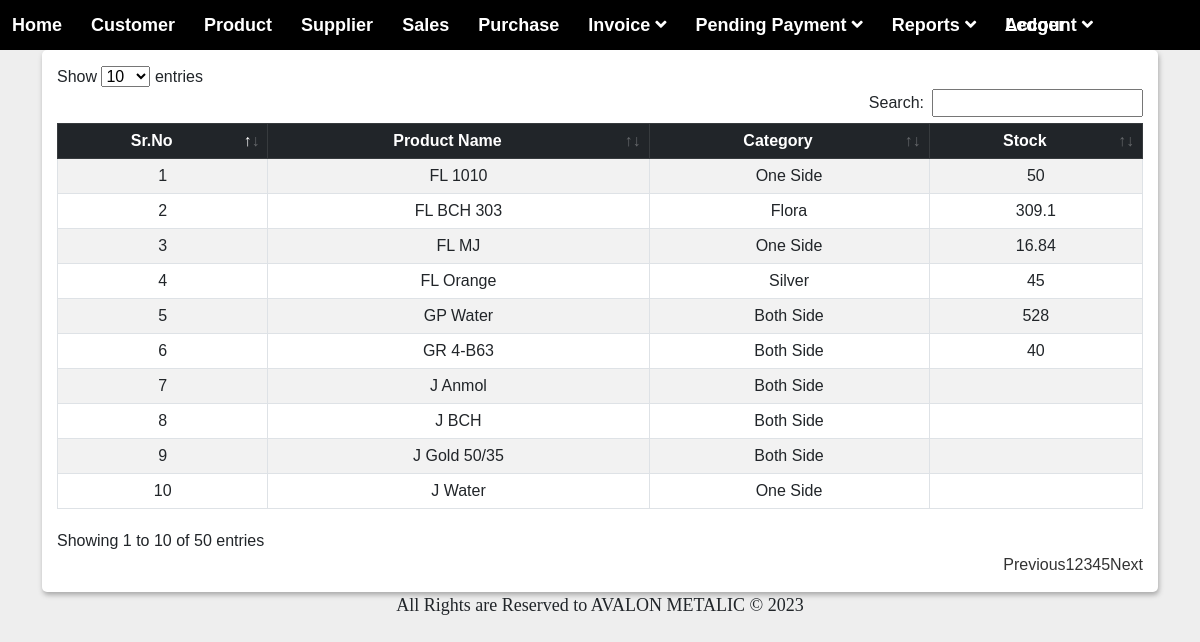
The app's page /reports/stock_report.php, older data.
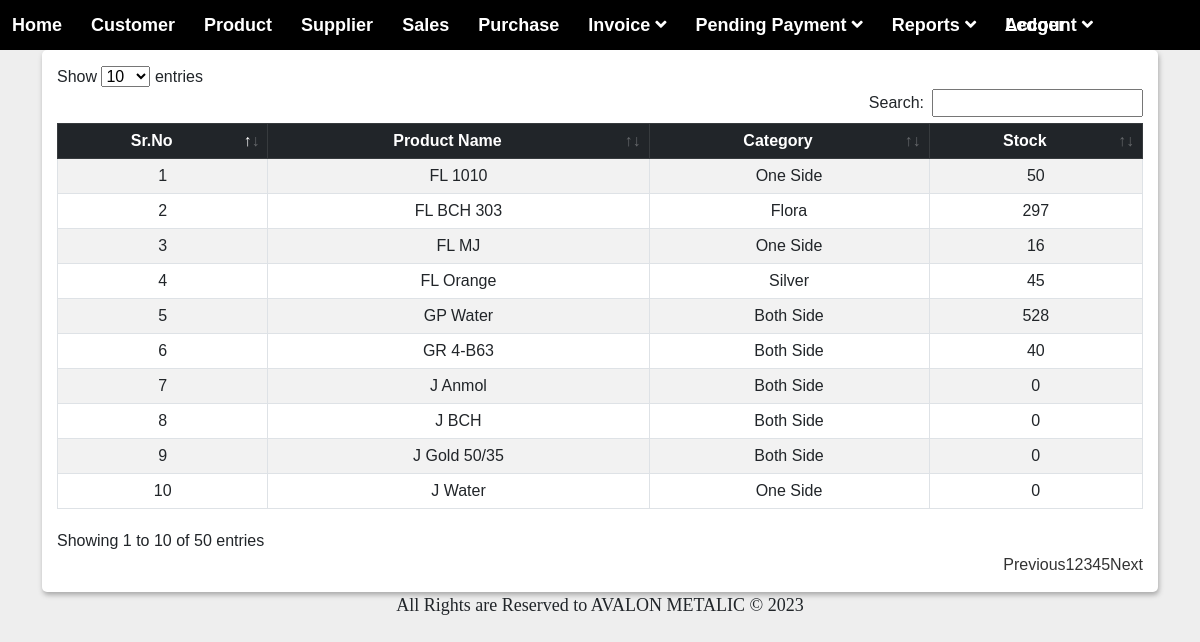
The same page, newer data.
### tables this page shows
CREATE TABLE `product` (
  `id` int(50) NOT NULL,
  `name` varchar(100) NOT NULL,
  `category` varchar(100) NOT NULL,
  `price` varchar(250) NOT NULL,
  `opening_stock` int(50) NOT NULL,
  `updationdate` timestamp NULL DEFAULT NULL ON UPDATE current_timestamp()
);

### reports/stock_report.php (the view, shortened to what this page needs)
<?php
include('../inc/connection.php');
include('../inc/menu.php');
?>
<!DOCTYPE html>
<html lang="en">
<head>
    <link rel="stylesheet" href="../assets/css/bootstrap.min.css">
    <link rel="stylesheet" href="../assets/css/datatables.min.css">
    <link rel="stylesheet" href="../assets/css/style.css">
    <link rel="stylesheet" href="../assets/buttons.dataTables.min.css">
</head>
<body>
    <div class="container">
        <div class="data_table">
            <form method="post">
                <table id="example" class="table table-striped table-bordered table-hover">
                    <thead class="table-dark">
                        <tr>
                            <th style="text-align: center;">Sr.No</th>
                            <th style="text-align: center;">Product Name</th>
                            <th style="text-align: center;">Category</th>
                            <th style="text-align: center;">Stock</th>
                        </tr>
                    </thead>
                    <tbody>
                        <?php
                        $cnt = 1;
                        $query = "SELECT * FROM product";
                        $res = mysqli_query($con, $query);
                        if (mysqli_num_rows($res) > 0) {
                            foreach ($res as $row) {
                        ?>
                        <tr>
                            <td style="text-align: center;"><?= $cnt; ?></td>
                            <td style="text-align: center;"><?= $row['name']; ?></td>
                            <td style="text-align: center;"><?= $row['category']; ?></td>
                            <td style="text-align: center;"><?= $row['opening_stock']; ?></td>
                        </tr>
                        <?php
                                $cnt++;
                            }
                        } else {
                            ?>
                        <tr>
                            <td colspan="5">No Record Found</td>
                        </tr>
                        <?php
                        }
                        ?>
                    </tbody>
                </table>
            </form>
        </div>
    </div>
</body>
</html>
<?php
include('../inc/footer.php');
?>

Row changes from the older to the newer data that the page shows:
changed product "FL BCH 303": opening_stock "309.1" → "297"
changed product "FL MJ": opening_stock "16.84" → "16"
changed product "J Anmol": opening_stock (not shown) → "0"
changed product "J BCH": opening_stock (not shown) → "0"
changed product "J Gold 50/35": opening_stock (not shown) → "0"
changed product "J Water": opening_stock (not shown) → "0"
